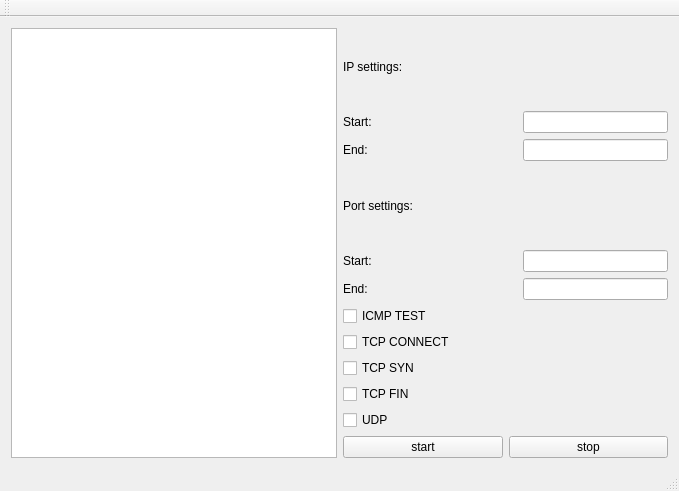
<?xml version="1.0" encoding="UTF-8"?>
<ui version="4.0">
 <class>MainWindow</class>
 <widget class="QMainWindow" name="MainWindow">
  <property name="geometry">
   <rect>
    <x>0</x>
    <y>0</y>
    <width>679</width>
    <height>491</height>
   </rect>
  </property>
  <property name="windowTitle">
   <string>FengZhe's SCanner</string>
  </property>
  <widget class="QWidget" name="centralWidget">
   <layout class="QHBoxLayout" name="horizontalLayout_5">
    <item>
     <layout class="QHBoxLayout" name="horizontalLayout_4">
      <item>
       <widget class="QTableWidget" name="tableResult"/>
      </item>
      <item>
       <layout class="QVBoxLayout" name="verticalLayout_10">
        <item>
         <layout class="QVBoxLayout" name="verticalLayout_right">
          <item>
           <layout class="QVBoxLayout" name="verticalLayout_5">
            <item>
             <widget class="QLabel" name="label_ipsettings">
              <property name="text">
               <string>IP settings:</string>
              </property>
             </widget>
            </item>
            <item>
             <layout class="QHBoxLayout" name="horizontalLayout">
              <item>
               <layout class="QVBoxLayout" name="verticalLayout_2">
                <item>
                 <widget class="QLabel" name="label_ipstart">
                  <property name="text">
                   <string>Start:</string>
                  </property>
                 </widget>
                </item>
                <item>
                 <widget class="QLabel" name="label_ipend">
                  <property name="text">
                   <string>End:</string>
                  </property>
                 </widget>
                </item>
               </layout>
              </item>
              <item>
               <spacer name="horizontalSpacer">
                <property name="orientation">
                 <enum>Qt::Horizontal</enum>
                </property>
                <property name="sizeHint" stdset="0">
                 <size>
                  <width>40</width>
                  <height>20</height>
                 </size>
                </property>
               </spacer>
              </item>
              <item>
               <layout class="QVBoxLayout" name="verticalLayout">
                <item>
                 <widget class="QLineEdit" name="lineEditIPStart"/>
                </item>
                <item>
                 <widget class="QLineEdit" name="lineEditIPEnd"/>
                </item>
               </layout>
              </item>
             </layout>
            </item>
           </layout>
          </item>
          <item>
           <layout class="QVBoxLayout" name="verticalLayout_6">
            <item>
             <widget class="QLabel" name="label_portsettings">
              <property name="text">
               <string>Port settings:</string>
              </property>
             </widget>
            </item>
            <item>
             <layout class="QHBoxLayout" name="horizontalLayout_2">
              <item>
               <layout class="QVBoxLayout" name="verticalLayout_3">
                <item>
                 <widget class="QLabel" name="label_portstart">
                  <property name="text">
                   <string>Start:</string>
                  </property>
                 </widget>
                </item>
                <item>
                 <widget class="QLabel" name="label_portend">
                  <property name="text">
                   <string>End:</string>
                  </property>
                 </widget>
                </item>
               </layout>
              </item>
              <item>
               <spacer name="horizontalSpacer_2">
                <property name="orientation">
                 <enum>Qt::Horizontal</enum>
                </property>
                <property name="sizeHint" stdset="0">
                 <size>
                  <width>40</width>
                  <height>20</height>
                 </size>
                </property>
               </spacer>
              </item>
              <item>
               <layout class="QVBoxLayout" name="verticalLayout_4">
                <item>
                 <widget class="QLineEdit" name="lineEditPortStart"/>
                </item>
                <item>
                 <widget class="QLineEdit" name="lineEditPortEnd"/>
                </item>
               </layout>
              </item>
             </layout>
            </item>
           </layout>
          </item>
          <item>
           <layout class="QVBoxLayout" name="verticalLayout_7">
            <item>
             <widget class="QCheckBox" name="checkBoxICMP">
              <property name="text">
               <string>ICMP TEST</string>
              </property>
             </widget>
            </item>
            <item>
             <widget class="QCheckBox" name="checkBoxTCPC">
              <property name="text">
               <string>TCP CONNECT</string>
              </property>
             </widget>
            </item>
            <item>
             <widget class="QCheckBox" name="checkBoxTCPS">
              <property name="text">
               <string>TCP SYN</string>
              </property>
             </widget>
            </item>
            <item>
             <widget class="QCheckBox" name="checkBoxTCPF">
              <property name="text">
               <string>TCP FIN</string>
              </property>
             </widget>
            </item>
            <item>
             <widget class="QCheckBox" name="checkBoxUDP">
              <property name="text">
               <string>UDP</string>
              </property>
             </widget>
            </item>
           </layout>
          </item>
         </layout>
        </item>
        <item>
         <layout class="QHBoxLayout" name="horizontalLayout_3">
          <item>
           <widget class="QPushButton" name="buttonStart">
            <property name="text">
             <string>start</string>
            </property>
           </widget>
          </item>
          <item>
           <widget class="QPushButton" name="buttonStop">
            <property name="text">
             <string>stop</string>
            </property>
           </widget>
          </item>
         </layout>
        </item>
       </layout>
      </item>
     </layout>
    </item>
   </layout>
  </widget>
  <widget class="QMenuBar" name="menuBar">
   <property name="geometry">
    <rect>
     <x>0</x>
     <y>0</y>
     <width>679</width>
     <height>25</height>
    </rect>
   </property>
  </widget>
  <widget class="QToolBar" name="mainToolBar">
   <attribute name="toolBarArea">
    <enum>TopToolBarArea</enum>
   </attribute>
   <attribute name="toolBarBreak">
    <bool>false</bool>
   </attribute>
  </widget>
  <widget class="QStatusBar" name="statusBar"/>
 </widget>
 <layoutdefault spacing="6" margin="11"/>
 <resources/>
 <connections/>
</ui>
